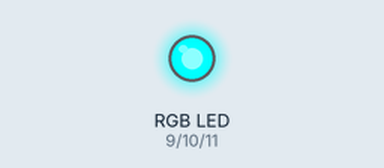
The sketch below on a simulated Arduino Uno, built with avr-gcc and run on an emulated ATmega328P. On the bench: an RGB LED mixed from three pins (HIGH = lit).

Above: at 0.1 s.
At 17.1 s:
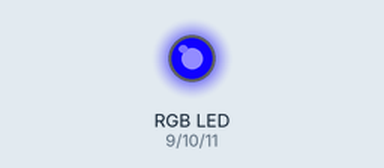
At 32.1 s:
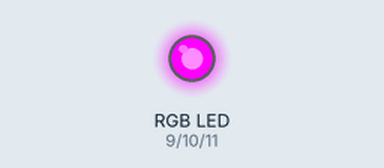
Timing chart, 0 to 37.5 s (numbered marks = the images above):
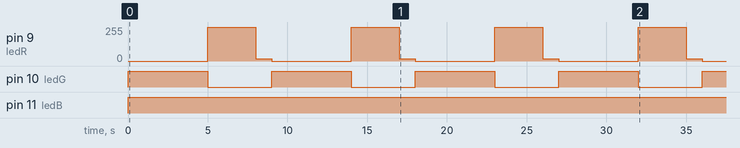

The sketch:

Part-14.ino
```cpp
int ledR = 9;
int ledG = 10;
int ledB = 11;

void setup() {
  // put your setup code here, to run once:
  pinMode(ledR,OUTPUT);
  pinMode(ledG,OUTPUT);
  pinMode(ledB,OUTPUT);
}

void loop() {
  // put your main code here, to run repeatedly:


// for(int i = 0; i < 256 ; i++){
//   int g = random(0,255);
//   int r = random(0,255);
//   int b = random(0,255);
//   analogWrite(ledB,b);
//   analogWrite(ledR,r);
//   analogWrite(ledG,g);
//   delay(100);
//   if(i==255){
//   delay(1000);
//   }

// }


analogWrite(ledR,0);
analogWrite(ledB,255);
analogWrite(ledG,255);
delay(5000);
analogWrite(ledR,255);
analogWrite(ledB,255);
analogWrite(ledG,0);
delay(3000);
analogWrite(ledR,255-239);
analogWrite(ledB,255);
analogWrite(ledG,255-255);
delay(1000);


}
```

Measured:
- by itself, pin 9 (ledR): repeats every 9.0 s: 16/255 1.0 s, 0/255 5.0 s, 255/255 3.0 s
- by itself, pin 10 (ledG): alternates HIGH for 5.0 s and LOW for 4.0 s
- by itself, pin 11 (ledB): LOW → HIGH at 0.00 s
